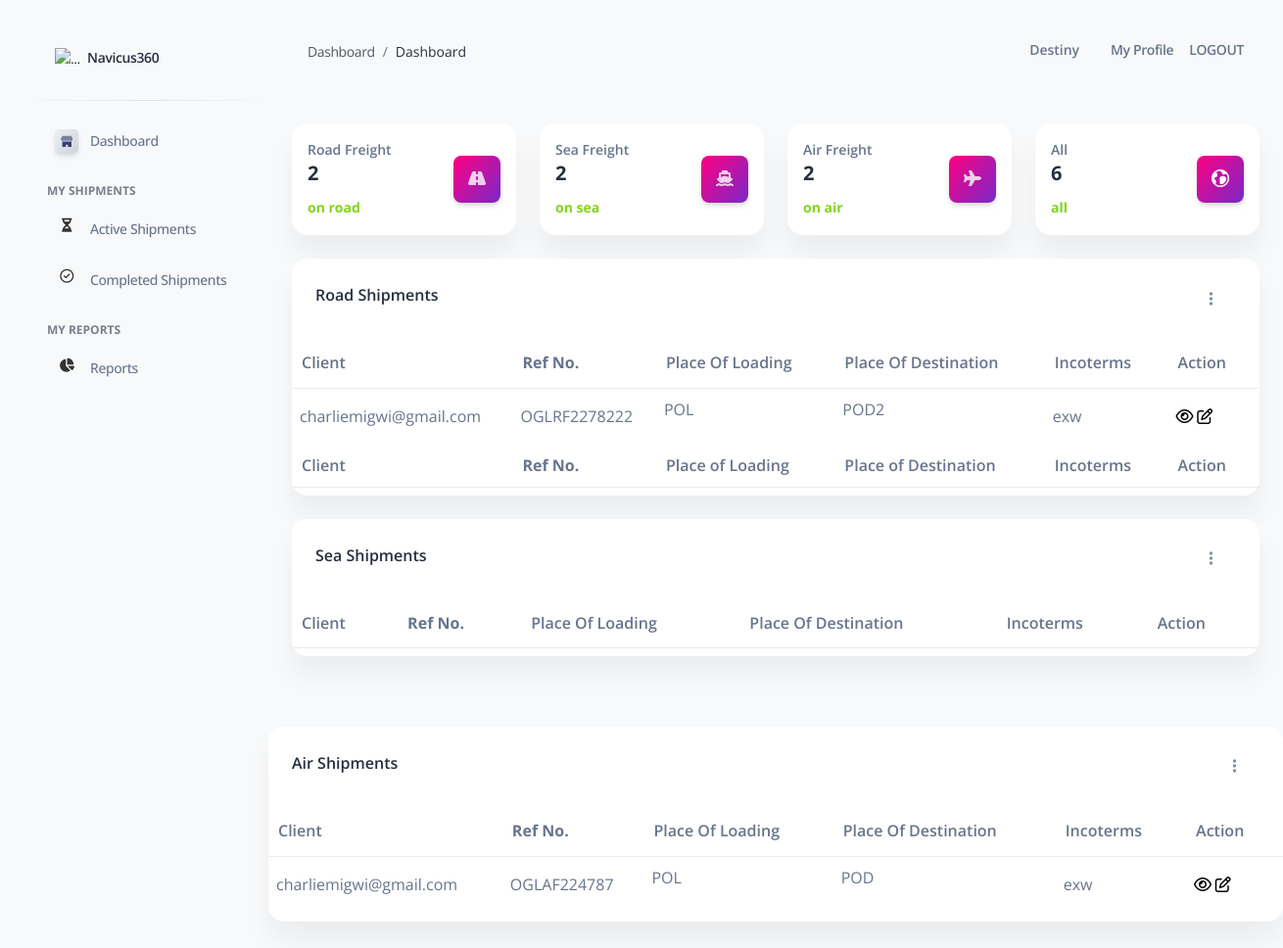
/keyuser/index_completed/ (signed in), run on the app's committed database.
### accounts/models.py (models this page shows, shortened)
class Account(AbstractBaseUser, PermissionsMixin):
	email = models.EmailField(_('Email address'), unique=True)
	firstname = models.CharField(max_length=200)
	lastname = models.CharField(max_length=200)
	company = models.CharField(max_length=1000)
	address = models.CharField(max_length=200,blank=True)
	start_date = models.DateField(default=timezone.now)
	is_staff = models.BooleanField(default=False)
	is_active = models.BooleanField(default=False)
	objects = CustomAccountManager()
	USERNAME_FIELD = 'email'
	REQUIRED_FIELDS = ['firstname', 'lastname',]

### shipments/models.py (models this page shows, shortened)
class RoadFreightShip(models.Model):
    staff = models.ForeignKey(Account,
                            on_delete=models.CASCADE,
                            related_name='staff_user_road')
    owner = models.CharField(max_length = 1000)
    refno = models.CharField(max_length = 1000)
    son = models.CharField(max_length = 1000)
    consignee = models.CharField(max_length = 1000)
    customerref = models.CharField(max_length=1000, default='000')
    shippingline = models.CharField(max_length=1000, default='000')
    billofnumber = models.CharField(max_length=1000)
    incoterms = models.CharField(max_length=1000)
    cargo_description = models.CharField(max_length=2000)
    placeofloading = models.CharField(max_length=2000)
    placeofdelivery= models.CharField(max_length=2000)
    cargoload = models.CharField(max_length=2000)
    current_etd = models.CharField(max_length=100, null=True, blank=True)
    current_eta = models.CharField(max_length=100, null=True, blank=True)
    current_sailingstatus = models.CharField(max_length=100, null=True, blank=True)
    shippingstatus = models.CharField(max_length=100, null=True, blank=True,default='in-progress')

class AirFreightShip(models.Model):
    staff = models.ForeignKey(Account,
                            on_delete=models.CASCADE,
                            related_name='staff_user_air')
    owner = models.CharField(max_length = 1000)
    refno = models.CharField(max_length = 1000)
    son = models.CharField(max_length = 1000)
    consignee = models.CharField(max_length = 1000)
    customerref = models.CharField(max_length=1000, default='000')
    shippingline = models.CharField(max_length=1000, default='000')
    billofnumber = models.CharField(max_length=1000)
    incoterms = models.CharField(max_length=1000)
    cargo_description = models.CharField(max_length=2000)
    placeofloading = models.CharField(max_length=2000)
    placeofdelivery= models.CharField(max_length=2000)
    weight = models.CharField(max_length=2000)
    packagesno = models.IntegerField()
    current_etd = models.CharField(max_length=100, null=True, blank=True)
    current_eta = models.CharField(max_length=100, null=True, blank=True)
    current_sailingstatus = models.CharField(max_length=100, null=True, blank=True)
    shippingstatus = models.CharField(max_length=100, null=True, blank=True, default='in-progress')

### keyuser/views.py (the view)
# urls.py: path('index_completed/',home2 ,name='completed_shipments'),
def home2(request):
    roadfreight = RoadFreightShip.objects.filter( staff= request.user)
    seafreight = SeaFreightShip.objects.filter( staff= request.user)
    airfreight = AirFreightShip.objects.filter( staff= request.user)
    rno = len(roadfreight)
    sno = len(seafreight)
    airno = len(airfreight)
    allno = rno+sno+airno
    return render(request,"index_completed.html",{"group":"staff","context":roadfreight,
    "context2":seafreight,"context3":airfreight,"airno":airno,"sno":sno,"rno":rno,
    "allno":allno,"sidebar":"false"})

### fielduser/templates/index_completed.html (shortened to what this page needs)
{% extends "base.html" %}
{% load static %}
{% load crispy_forms_tags %}
{% block content %}
<div class="container-fluid py-4">
  <div class="row mt-4">
    <div class="col-xl-3 col-sm-6 mb-xl-0 mb-4">
      <div class="card">
        <div class="card-body p-3">
          <div class="row">
            <div class="col-7">
              <div class="numbers">
                <p class="text-sm mb-0 text-capitalize font-weight-bold">Road Freight</p>
                <h5 class="font-weight-bolder">{{rno}}</h5>
                <span class="text-success text-sm font-weight-bolder">on road</span>
              </div>
            </div>
            <div class="col-5 text-end my-auto">
              <div class="icon icon-shape bg-gradient-primary shadow text-center border-radius-md">
                <i class="fa fa-road"></i>
              </div>
            </div>
          </div>
        </div>
      </div>
    </div>
    <div class="col-xl-3 col-sm-6 mb-xl-0 mb-4">
      <div class="card">
        <div class="card-body p-3">
          <div class="row">
            <div class="col-7">
              <div class="numbers">
                <p class="text-sm mb-0 text-capitalize font-weight-bold">Sea Freight</p>
                <h5 class="font-weight-bolder">{{sno}}</h5>
                <span class="text-success text-sm font-weight-bolder">on sea</span>
              </div>
            </div>
            <div class="col-5 text-end my-auto">
              <div class="icon icon-shape bg-gradient-primary shadow text-center border-radius-md">
                <i class="fa fa-ship"></i>
              </div>
            </div>
          </div>
        </div>
      </div>
    </div>
    <div class="col-xl-3 col-sm-6 mb-xl-0 mb-4">
      <div class="card">
        <div class="card-body p-3">
          <div class="row">
            <div class="col-7">
              <div class="numbers">
                <p class="text-sm mb-0 text-capitalize font-weight-bold">Air Freight</p>
                <h5 class="font-weight-bolder">{{airno}}</h5>
                <span class="text-success text-sm font-weight-bolder">on air</span>
              </div>
            </div>
            <div class="col-5 text-end my-auto">
              <div class="icon icon-shape bg-gradient-primary shadow text-center border-radius-md">
                <i class="fa fa-plane"></i>
              </div>
            </div>
          </div>
        </div>
      </div>
    </div>
    <div class="col-xl-3 col-sm-6">
      <div class="card">
        <div class="card-body p-3">
          <div class="row">
            <div class="col-7">
              <div class="numbers">
                <p class="text-sm mb-0 text-capitalize font-weight-bold">All</p>
                <h5 class="font-weight-bolder">{{allno}}</h5>
                <span class="text-success text-sm font-weight-bolder">all</span>
              </div>
            </div>
            <div class="col-5 text-end my-auto">
              <div class="icon icon-shape bg-gradient-primary shadow text-center border-radius-md">
                <i class="ni ni-world text-lg opacity-10" aria-hidden="true" aria-hidden="true"></i>
              </div>
            </div>
          </div>
        </div>
      </div>
    </div>
  </div>
  <div class="row my-4">
    <div class="col-sm-12">
      <div class="card">
        <div class="card-header pb-0">
          <div class="row">
            <div class="col-lg-6 col-7">
              <h6>Road Shipments</h6>
            </div>
            <div class="col-lg-6 col-5 my-auto text-end">
              <div class="dropdown float-lg-end pe-4">
                <a class="cursor-pointer" id="dropdownTable" data-bs-toggle="dropdown" aria-expanded="false">
                  <i class="fa fa-ellipsis-v text-secondary"></i>
                </a>
              </div>
            </div>
          </div>
        </div>
        <div class="card-body px-0 pb-2">
          <div class="table-responsive">
            <table class="table align-items-center mb-0" id="roadtable">
              <thead>
                <tr>
                    <th>Client</th>
                    <th><b>Ref No.</th>
                    <th>Place of Loading</th>
                    <th>Place of Destination</th>
                    <th>Incoterms</th>
                    <th>Action</b></th>
                </tr>
            </thead>
            <tbody>
              {% for item in context %}
              {% if item.shippingstatus == 'Completed' %}
              <tr>
                <td>
                  {{ item.owner }}
                  </td>
                <td>
                {{ item.refno }}
                </td>
                <td>
                {{item.placeofloading|wordwrap:25|linebreaks}}
                </td>
                <td>
                {{item.placeofdelivery|wordwrap:25|linebreaks}}
                </td>
                <td>
                  {{item.incoterms}}
                </td>
                <td><a href="/fielduser/view/{{item.id}}/{{item.refno}}/"><i class="fa fa-eye"></i></a>
                  <a href="/fielduser/edit/{{item.id}}/{{item.refno}}/"><i class="fa fa-edit"></i></a>
                </td>
              </tr>
              {% endif %}
              {% endfor %}
            </tbody>
            <tfoot>
              <tr>
                <th>Client</th>
                <th><b>Ref No.</b></th>
                <th>Place of Loading</th>
                <th>Place of Destination</th>
                <th>Incoterms</th>
                <th>Action</b></th>
              </tr>
          </tfoot>
            </table>
          </div>
        </div>
      </div>
    </div>
  </div>
  <div class="row my-4">
    <div class="col-sm-12">
      <div class="card">
        <div class="card-header pb-0">
          <div class="row">
            <div class="col-lg-6 col-7">
              <h6>Sea Shipments</h6>
            </div>
            <div class="col-lg-6 col-5 my-auto text-end">
              <div class="dropdown float-lg-end pe-4">
                <a class="cursor-pointer" id="dropdownTable" data-bs-toggle="dropdown" aria-expanded="false">
                  <i class="fa fa-ellipsis-v text-secondary"></i>
                </a>
              </div>
            </div>
          </div>
        </div>
        <div class="card-body px-0 pb-2">
          <div class="table-responsive">
            <table class="table align-items-center mb-0" id="seatable">
              <thead>
                <tr>
                  <th>Client</th>
                    <th><b>Ref No.</th>
                    <th>Place of Loading</th>
                    <th>Place of Destination</th>
                    <th>Incoterms</th>
                    <th>Action</b></th>
                </tr>
            </thead>
            </table>
          </div>
        </div>
      </div>
    </div>
    </div>
  </div>
  <div class="row my-4">
    <div class="col-sm-12">
      <div class="card">
        <div class="card-header pb-0">
          <div class="row">
            <div class="col-lg-6 col-7">
              <h6>Air Shipments</h6>
            </div>
            <div class="col-lg-6 col-5 my-auto text-end">
              <div class="dropdown float-lg-end pe-4">
                <a class="cursor-pointer" id="dropdownTable" data-bs-toggle="dropdown" aria-expanded="false">
                  <i class="fa fa-ellipsis-v text-secondary"></i>
                </a>
              </div>
            </div>
          </div>
        </div>
        <div class="card-body px-0 pb-2">
          <div class="table-responsive">
            <table class="table align-items-center mb-0 id" id="airtable">
              <thead>
                <tr>
                  <th>Client</th>
                    <th><b>Ref No.</th>
                    <th>Place of Loading</th>
                    <th>Place of Destination</th>
                    <th>Incoterms</th>
                    <th>Action</b></th>
                </tr>
            </thead>
            <tbody>
              {% for item in context3 %}
              {% if item.shippingstatus == 'Completed' %}
              <tr>
                <td>
                  {{ item.owner }}
                </td>
                <td>
                {{ item.refno }}
                </td>
                <td>
                {{item.placeofloading|wordwrap:25|linebreaks}}
                </td>
                <td>
                {{item.placeofdelivery|wordwrap:25|linebreaks}}
                </td>
                <td>
                  {{item.incoterms}}
                </td>
                <td><a href="/fielduser/view3/{{item.id}}/{{item.refno}}/"><i class="fa fa-eye"></i></a>
                  <a href="/fielduser/edit3/{{item.id}}/{{item.refno}}/"><i class="fa fa-edit"></i></a>
                </td>
              </tr>
              {% endif %}
              {% endfor %}
            </tbody>
            </table>
          </div>
        </div>
      </div>
    </div>
  </div>
{% endblock content %}

### templates/includes/navigation.html (shortened to what this page needs)
  <nav class="navbar navbar-main navbar-expand-lg px-0 mx-4 shadow-none border-radius-xl" id="navbarBlur" navbar-scroll="true">
    <div class="container-fluid px-3">
        <nav aria-label="breadcrumb">
          <ol class="breadcrumb bg-transparent mb-0 pb-1 px-0 me-sm-6 me-12">
            <li class="breadcrumb-item"><a class="opacity-8 text-dark" href="javascript:;">Dashboard</a></li>
            <li class="breadcrumb-item text-dark active" aria-current="page">
              Dashboard
            </li>
          </ol>
        </nav>
        <div class="ms-md-auto ps-md-3 d-flex align-items-center">
          <div class="border-radius-lg d-flex">
            <span class="nav-link text-body font-weight-bold"> {{request.user.firstname}}</span>
          </div>
          <div class="border-radius-lg d-flex">
            <a class="nav-link text-body font-weight-bold" href="/profile/">My Profile</a>
          </div>
          <li class="nav-item d-flex align-items-center">
            <a href="{% url 'logout' %}"
               class="nav-link text-body text-uppercase font-weight-bold px-0">
              Logout
            </a>
          </li>
        </div>
    </div>
  </nav>

### static/css/nucleo-svg.css (style rules this page uses)
.icon { display: inline-block; color: #111111; height: 1em; width: 1em; }
.icon { fill: currentColor; stroke: none; }

### fielduser/templates/index_completed.html (style rules this page uses)
.table th { padding-left: 10px !important; }

### templates/includes/sidebar.html (style rules this page uses)
.table th { padding-left: 10px !important; }

### data on the page
Account: user.firstname "Destiny"
RoadFreightShip: owner "charliemigwi@gmail.com", refno "OGLRF2278222", placeofloading "POL", placeofdelivery "POD2", incoterms "exw"
AirFreightShip: owner "charliemigwi@gmail.com", refno "OGLAF224787", placeofloading "POL", placeofdelivery "POD", incoterms "exw"

### other printed values
{{ rno }} "2"
{{ sno }} "2"
{{ airno }} "2"
{{ allno }} "6"
